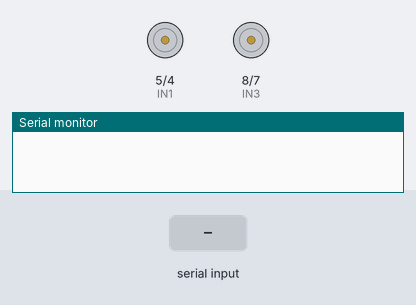
A sketch run on a simulated Arduino Uno, built with avr-gcc and run on an emulated ATmega328P. On the bench: motor-driver pin pairs drawn as motors (green arrow = first pin HIGH = forward, orange = second pin HIGH = backward, longer = more drive, scaled by the enable pin), the last lines printed to the serial monitor. The test bench sets the inputs (shaded band).

Above: at 3.0 s.
3.1 s: "q90\n" received over Serial
At 4.4 s:
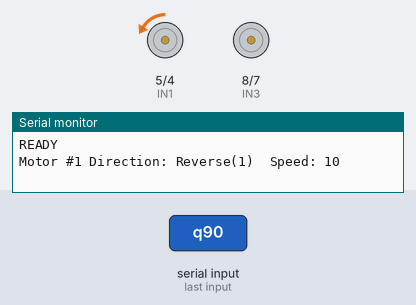
4.7 s: byte 97 ('a') received over Serial
At 5.8 s:
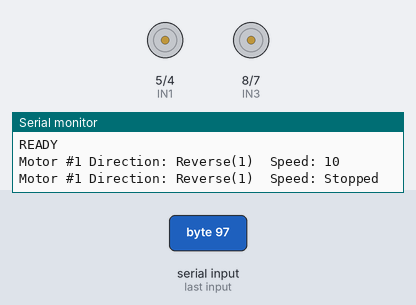
6.2 s: byte 115 ('s') received over Serial
At 6.9 s:
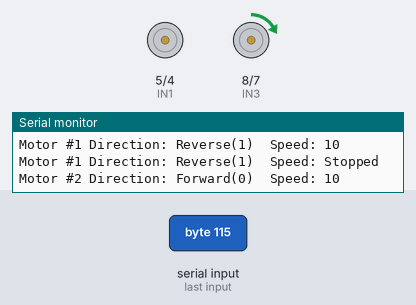
7.7 s: byte 119 ('w') received over Serial
At 8.1 s:
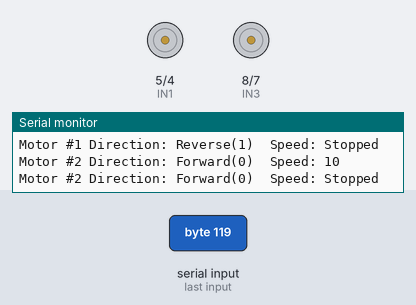
9.2 s: byte 113 ('q') received over Serial
At 10.4 s:
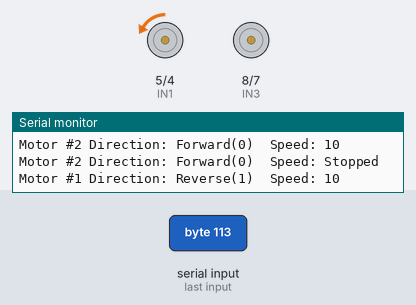
10.7 s: "w90\n" received over Serial
At 11.6 s:
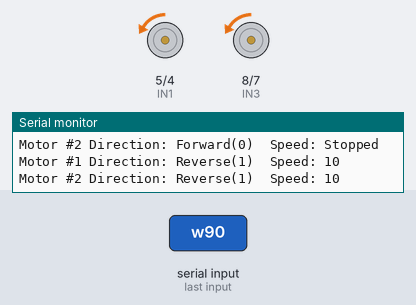
Timing chart, 0 to 13.2 s (numbered marks = the images above; inputs shaded):
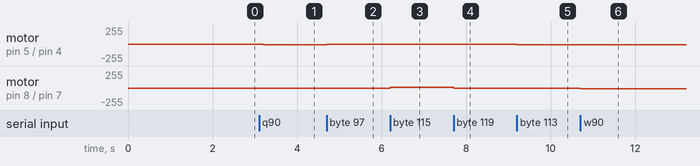

The sketch:

motor_control.ino
```cpp
/*
  @file Motor driver DRI0042_Test.ino
  @brief DRI0042_Test.ino  Motor control program

  control motor positive inversion

  @author bernie.chen@dfrobot.com
  @version  V1.0
  @date  2016-8-10
*/
const int IN1 = 5; //yellow
const int IN2 = 4; //orange
const int ENA = 6; //blue

const int IN3 = 8; //white
const int IN4 = 7; //green
const int ENB = 9; //purple

const char* directions[2] = {"Forward", "Reverse"};

const int ledPin = 13;      // select the pin for the LED


int motor1_dir = 0;
int motor2_dir = 0;
int motor1_speed = 0;
int motor2_speed = 0;

void establishContact() {
  while (Serial.available() <= 0) {
    //Serial.print('A');   // send a capital A
    delay(100);
  }
}

void status(int motor) {
  int spd;
  char* dir;
  int dir_value;
  if (motor == 1) {
    dir = directions[motor1_dir];
    dir_value = motor1_dir;
    spd = motor1_speed;
  } else {
    dir = directions[motor2_dir];
    dir_value = motor2_dir;
    spd = motor2_speed;
  }
  Serial.print("Motor #");
  Serial.print(motor);
  Serial.print(" Direction: ");
  Serial.print(dir);
  Serial.print("(");
  Serial.print(dir_value);
  Serial.print(") ");
  Serial.print(" Speed: ");
  if (spd) {
    Serial.print(spd);
  } else {
    Serial.print("Stopped");
  }
  Serial.print("\n");

}

void short_status(int motor) {
  int spd;
  char dir;
  int dir_value;
  if (motor == 1) {
    dir = directions[motor1_dir][0];
    dir_value = motor1_dir;
    spd = motor1_speed;
  } else {
    dir = directions[motor2_dir][0];
    dir_value = motor2_dir;
    spd = motor2_speed;
  }
  Serial.print(motor);
  Serial.print(dir);
  Serial.print(spd);
  Serial.print('\n');

}

void adjust(int motor, int amt) {
  if (motor == 1) {
    amt = motor1_dir? amt: -1*amt;
    motor1_speed += amt;
    if (motor1_speed < 0) {
      motor1_speed *= -1;
      motor1_dir = motor1_dir ? 0 : 1;
    }
  }

  else {
    amt = motor2_dir? amt: -1*amt;
    motor2_speed += amt;
    if (motor2_speed < 0) {
      motor2_speed *= -1;
      motor2_dir = motor2_dir ? 0 : 1;
    }
  }
}

char sernext() {
  while (true) {
    if (!Serial.available() > 0) continue;
    return Serial.read();
  }
}

void handleSerial() {
  char target_dir, d1, d2, d3;
  int target_value;
  while (Serial.available() > 0) {
    switch (Serial.read()) {
      case 'q':
        adjust(1, 10);
        status(1);
        break;
      case 'a':
        adjust(1, -10);
        status(1);
        break;
      case 'w':
        adjust(2, 10);
        status(2);
        break;
      case 's':
        adjust(2, -10);
        status(2);
        break;
      case 'x':
        motor1_speed = 0;
        motor2_speed = 0;
        status(1);
        status(2);
      case 'L':
        target_dir = sernext(); d1 = sernext(); d2 = sernext(); d3 = sernext();
        if (target_dir != 'f' && target_dir != 'r') {
          Serial.println("bad dir");
          continue;
        }
        target_value = (d1 - '0') * 100 + (d2 - '0') * 10 + (d3 - '0');
        if (target_dir == 'f')      { Motor1_Forward(target_value); }
        else if (target_dir == 'r') { Motor1_Backward(target_value); }
        motor1_dir = (target_dir == 'f') ? 0 : 1;
        motor1_speed = target_value;
        short_status(1);
        break;
      case 'R':
        target_dir = sernext(); d1 = sernext(); d2 = sernext(); d3 = sernext();
        if (target_dir != 'f' && target_dir != 'r') {
          Serial.println("bad dir");
          continue;
        }
        target_value = (d1 - '0') * 100 + (d2 - '0') * 10 + (d3 - '0');
        if (target_dir == 'f')      { Motor2_Forward(target_value); }
        else if (target_dir == 'r') { Motor2_Backward(target_value); }
        motor2_dir = (target_dir == 'f') ? 0 : 1;
        motor2_speed = target_value;
        short_status(2);
        break;
      default:
        break;
    }
  }
}


void setup() {
  pinMode(IN1, OUTPUT);
  pinMode(IN2, OUTPUT);
  pinMode(ENA, OUTPUT);

  pinMode(IN4, OUTPUT);
  pinMode(IN3, OUTPUT);
  pinMode(ENB, OUTPUT);

  digitalWrite(ledPin, HIGH);
  delay(1000);
  digitalWrite(ledPin, LOW);
  delay(1000);


  Serial.begin(9600);
  while (!Serial) {
    ; // wait for serial port to connect. Needed for native USB port only
  }
  establishContact();

  Serial.write("READY\n");
//  digitalWrite(ledPin, HIGH);
//  delay(500);
//  digitalWrite(ledPin, LOW);
//  delay(500);
//  digitalWrite(ledPin, HIGH);
//  delay(500);
//  digitalWrite(ledPin, LOW);
//  delay(500);
//  digitalWrite(ledPin, HIGH);
//  delay(500);
//  digitalWrite(ledPin, LOW);
//  delay(500);
}

void loop() {
  handleSerial();
  if (motor1_speed == 0) {
    Motor1_Brake();
  } else if (motor1_dir == 1) {
    Motor1_Backward(motor1_speed);
  } else if (motor1_dir == 0) {
    Motor1_Forward(motor1_speed);
  }

  if (motor2_speed == 0) {
    Motor2_Brake();
  } else if (motor2_dir == 1) {
    Motor2_Backward(motor2_speed);
  } else if (motor2_dir == 0) {
    Motor2_Forward(motor2_speed);
  }


  //Serial.write("Looped.\n");
//  Motor1_Brake();
//  Motor2_Brake();
//  delay(100);
//  Motor1_Forward(50);
//  Motor2_Forward(200);
//  delay(1000);
//  Motor1_Brake();
//  Motor2_Brake();
//  delay(100);
//  Motor1_Backward(50);
//  Motor2_Backward(200);
//  delay(1000);
}

void Motor1_Forward(int Speed)
{
  digitalWrite(IN1, HIGH);
  digitalWrite(IN2, LOW);
  analogWrite(ENA, Speed);
}

void Motor1_Backward(int Speed)
{
  digitalWrite(IN1, LOW);
  digitalWrite(IN2, HIGH);
  analogWrite(ENA, Speed);
}
void Motor1_Brake()
{
  digitalWrite(IN1, LOW);
  digitalWrite(IN2, LOW);
}
void Motor2_Forward(int Speed)
{
  digitalWrite(IN3, HIGH);
  digitalWrite(IN4, LOW);
  analogWrite(ENB, Speed);
}

void Motor2_Backward(int Speed)
{
  digitalWrite(IN3, LOW);
  digitalWrite(IN4, HIGH);
  analogWrite(ENB, Speed);
}
void Motor2_Brake()
{
  digitalWrite(IN3, LOW);
  digitalWrite(IN4, LOW);
}
```

Measured:
- after the input at 3.1 s, motor on pin 5 (IN1) / pin 4 (IN2): stopped → backward 10/255 after 0.10 s
- after the input at 4.7 s, motor on pin 5 (IN1) / pin 4 (IN2): backward 10/255 → stopped at once
- after the input at 6.2 s, motor on pin 8 (IN3) / pin 7 (IN4): stopped → forward 10/255 at once
- after the input at 7.7 s, motor on pin 8 (IN3) / pin 7 (IN4): forward 10/255 → stopped at once
- after the input at 9.2 s, motor on pin 5 (IN1) / pin 4 (IN2): stopped → backward 10/255 at once
- after the input at 10.7 s, motor on pin 8 (IN3) / pin 7 (IN4): stopped → backward 10/255 at once
